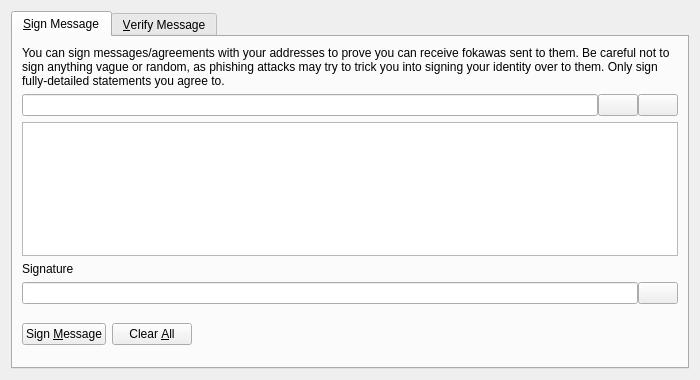
<?xml version="1.0" encoding="UTF-8"?>
<ui version="4.0">
 <class>SignVerifyMessageDialog</class>
 <widget class="QDialog" name="SignVerifyMessageDialog">
  <property name="geometry">
   <rect>
    <x>0</x>
    <y>0</y>
    <width>700</width>
    <height>380</height>
   </rect>
  </property>
  <property name="windowTitle">
   <string>Signatures - Sign / Verify a Message</string>
  </property>
  <property name="modal">
   <bool>true</bool>
  </property>
  <layout class="QVBoxLayout" name="verticalLayout">
   <item>
    <widget class="QTabWidget" name="tabWidget">
     <property name="currentIndex">
      <number>0</number>
     </property>
     <widget class="QWidget" name="tabSignMessage">
      <attribute name="title">
       <string>&amp;Sign Message</string>
      </attribute>
      <layout class="QVBoxLayout" name="verticalLayout_SM">
       <item>
        <widget class="QLabel" name="infoLabel_SM">
         <property name="text">
          <string>You can sign messages/agreements with your addresses to prove you can receive fokawas sent to them. Be careful not to sign anything vague or random, as phishing attacks may try to trick you into signing your identity over to them. Only sign fully-detailed statements you agree to.</string>
         </property>
         <property name="textFormat">
          <enum>Qt::PlainText</enum>
         </property>
         <property name="wordWrap">
          <bool>true</bool>
         </property>
        </widget>
       </item>
       <item>
        <layout class="QHBoxLayout" name="horizontalLayout_1_SM">
         <property name="spacing">
          <number>0</number>
         </property>
         <item>
          <widget class="QValidatedLineEdit" name="addressIn_SM">
           <property name="toolTip">
            <string>The Fokawa address to sign the message with</string>
           </property>
          </widget>
         </item>
         <item>
          <widget class="QPushButton" name="addressBookButton_SM">
           <property name="toolTip">
            <string>Choose previously used address</string>
           </property>
           <property name="text">
            <string/>
           </property>
           <property name="icon">
            <iconset resource="../bitcoin.qrc">
             <normaloff>:/icons/address-book</normaloff>:/icons/address-book</iconset>
           </property>
           <property name="shortcut">
            <string>Alt+A</string>
           </property>
           <property name="autoDefault">
            <bool>false</bool>
           </property>
          </widget>
         </item>
         <item>
          <widget class="QPushButton" name="pasteButton_SM">
           <property name="toolTip">
            <string>Paste address from clipboard</string>
           </property>
           <property name="text">
            <string/>
           </property>
           <property name="icon">
            <iconset resource="../bitcoin.qrc">
             <normaloff>:/icons/editpaste</normaloff>:/icons/editpaste</iconset>
           </property>
           <property name="shortcut">
            <string>Alt+P</string>
           </property>
           <property name="autoDefault">
            <bool>false</bool>
           </property>
          </widget>
         </item>
        </layout>
       </item>
       <item>
        <widget class="QPlainTextEdit" name="messageIn_SM">
         <property name="toolTip">
          <string>Enter the message you want to sign here</string>
         </property>
        </widget>
       </item>
       <item>
        <widget class="QLabel" name="signatureLabel_SM">
         <property name="text">
          <string>Signature</string>
         </property>
         <property name="textFormat">
          <enum>Qt::PlainText</enum>
         </property>
        </widget>
       </item>
       <item>
        <layout class="QHBoxLayout" name="horizontalLayout_2_SM">
         <property name="spacing">
          <number>0</number>
         </property>
         <item>
          <widget class="QLineEdit" name="signatureOut_SM">
           <property name="font">
            <font>
             <italic>true</italic>
            </font>
           </property>
           <property name="readOnly">
            <bool>true</bool>
           </property>
          </widget>
         </item>
         <item>
          <widget class="QPushButton" name="copySignatureButton_SM">
           <property name="toolTip">
            <string>Copy the current signature to the system clipboard</string>
           </property>
           <property name="text">
            <string/>
           </property>
           <property name="icon">
            <iconset resource="../bitcoin.qrc">
             <normaloff>:/icons/editcopy</normaloff>:/icons/editcopy</iconset>
           </property>
           <property name="autoDefault">
            <bool>false</bool>
           </property>
          </widget>
         </item>
        </layout>
       </item>
       <item>
        <layout class="QHBoxLayout" name="horizontalLayout_3_SM">
         <item>
          <widget class="QPushButton" name="signMessageButton_SM">
           <property name="toolTip">
            <string>Sign the message to prove you own this Fokawa address</string>
           </property>
           <property name="text">
            <string>Sign &amp;Message</string>
           </property>
           <property name="icon">
            <iconset resource="../bitcoin.qrc">
             <normaloff>:/icons/edit</normaloff>:/icons/edit</iconset>
           </property>
           <property name="autoDefault">
            <bool>false</bool>
           </property>
          </widget>
         </item>
         <item>
          <widget class="QPushButton" name="clearButton_SM">
           <property name="toolTip">
            <string>Reset all sign message fields</string>
           </property>
           <property name="text">
            <string>Clear &amp;All</string>
           </property>
           <property name="icon">
            <iconset resource="../bitcoin.qrc">
             <normaloff>:/icons/remove</normaloff>:/icons/remove</iconset>
           </property>
           <property name="autoDefault">
            <bool>false</bool>
           </property>
          </widget>
         </item>
         <item>
          <spacer name="horizontalSpacer_1_SM">
           <property name="orientation">
            <enum>Qt::Horizontal</enum>
           </property>
           <property name="sizeHint" stdset="0">
            <size>
             <width>40</width>
             <height>48</height>
            </size>
           </property>
          </spacer>
         </item>
         <item>
          <widget class="QLabel" name="statusLabel_SM">
           <property name="font">
            <font>
             <weight>75</weight>
             <bold>true</bold>
            </font>
           </property>
           <property name="text">
            <string/>
           </property>
           <property name="wordWrap">
            <bool>true</bool>
           </property>
          </widget>
         </item>
         <item>
          <spacer name="horizontalSpacer_2_SM">
           <property name="orientation">
            <enum>Qt::Horizontal</enum>
           </property>
           <property name="sizeHint" stdset="0">
            <size>
             <width>40</width>
             <height>48</height>
            </size>
           </property>
          </spacer>
         </item>
        </layout>
       </item>
      </layout>
     </widget>
     <widget class="QWidget" name="tabVerifyMessage">
      <attribute name="title">
       <string>&amp;Verify Message</string>
      </attribute>
      <layout class="QVBoxLayout" name="verticalLayout_VM">
       <item>
        <widget class="QLabel" name="infoLabel_VM">
         <property name="text">
          <string>Enter the receiver's address, message (ensure you copy line breaks, spaces, tabs, etc. exactly) and signature below to verify the message. Be careful not to read more into the signature than what is in the signed message itself, to avoid being tricked by a man-in-the-middle attack. Note that this only proves the signing party receives with the address, it cannot prove sendership of any transaction!</string>
         </property>
         <property name="textFormat">
          <enum>Qt::PlainText</enum>
         </property>
         <property name="alignment">
          <set>Qt::AlignLeading|Qt::AlignLeft|Qt::AlignTop</set>
         </property>
         <property name="wordWrap">
          <bool>true</bool>
         </property>
        </widget>
       </item>
       <item>
        <layout class="QHBoxLayout" name="horizontalLayout_1_VM">
         <property name="spacing">
          <number>0</number>
         </property>
         <item>
          <widget class="QValidatedLineEdit" name="addressIn_VM">
           <property name="toolTip">
            <string>The Fokawa address the message was signed with</string>
           </property>
          </widget>
         </item>
         <item>
          <widget class="QPushButton" name="addressBookButton_VM">
           <property name="toolTip">
            <string>Choose previously used address</string>
           </property>
           <property name="text">
            <string/>
           </property>
           <property name="icon">
            <iconset resource="../bitcoin.qrc">
             <normaloff>:/icons/address-book</normaloff>:/icons/address-book</iconset>
           </property>
           <property name="shortcut">
            <string>Alt+A</string>
           </property>
           <property name="autoDefault">
            <bool>false</bool>
           </property>
          </widget>
         </item>
        </layout>
       </item>
       <item>
        <widget class="QPlainTextEdit" name="messageIn_VM"/>
       </item>
       <item>
        <widget class="QValidatedLineEdit" name="signatureIn_VM"/>
       </item>
       <item>
        <layout class="QHBoxLayout" name="horizontalLayout_2_VM">
         <item>
          <widget class="QPushButton" name="verifyMessageButton_VM">
           <property name="toolTip">
            <string>Verify the message to ensure it was signed with the specified Fokawa address</string>
           </property>
           <property name="text">
            <string>Verify &amp;Message</string>
           </property>
           <property name="icon">
            <iconset resource="../bitcoin.qrc">
             <normaloff>:/icons/transaction_0</normaloff>:/icons/transaction_0</iconset>
           </property>
           <property name="autoDefault">
            <bool>false</bool>
           </property>
          </widget>
         </item>
         <item>
          <widget class="QPushButton" name="clearButton_VM">
           <property name="toolTip">
            <string>Reset all verify message fields</string>
           </property>
           <property name="text">
            <string>Clear &amp;All</string>
           </property>
           <property name="icon">
            <iconset resource="../bitcoin.qrc">
             <normaloff>:/icons/remove</normaloff>:/icons/remove</iconset>
           </property>
           <property name="autoDefault">
            <bool>false</bool>
           </property>
          </widget>
         </item>
         <item>
          <spacer name="horizontalSpacer_1_VM">
           <property name="orientation">
            <enum>Qt::Horizontal</enum>
           </property>
           <property name="sizeHint" stdset="0">
            <size>
             <width>40</width>
             <height>48</height>
            </size>
           </property>
          </spacer>
         </item>
         <item>
          <widget class="QLabel" name="statusLabel_VM">
           <property name="font">
            <font>
             <weight>75</weight>
             <bold>true</bold>
            </font>
           </property>
           <property name="text">
            <string/>
           </property>
           <property name="wordWrap">
            <bool>true</bool>
           </property>
          </widget>
         </item>
         <item>
          <spacer name="horizontalSpacer_2_VM">
           <property name="orientation">
            <enum>Qt::Horizontal</enum>
           </property>
           <property name="sizeHint" stdset="0">
            <size>
             <width>40</width>
             <height>48</height>
            </size>
           </property>
          </spacer>
         </item>
        </layout>
       </item>
      </layout>
     </widget>
    </widget>
   </item>
  </layout>
 </widget>
 <customwidgets>
  <customwidget>
   <class>QValidatedLineEdit</class>
   <extends>QLineEdit</extends>
   <header>qt/qvalidatedlineedit.h</header>
  </customwidget>
 </customwidgets>
 <resources>
  <include location="../bitcoin.qrc"/>
 </resources>
 <connections/>
</ui>
